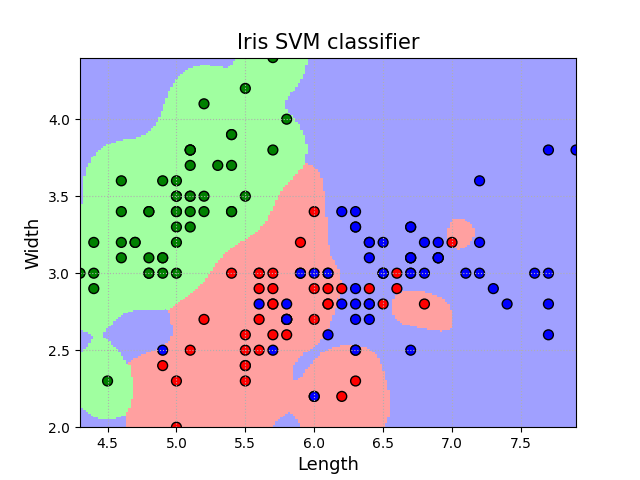

The script that saved this image:
import numpy as np
import matplotlib as mpl
import matplotlib.pyplot as plt
from sklearn import svm
from sklearn import datasets
from sklearn.model_selection import train_test_split

iris = datasets.load_iris()
iris_feature = iris.data
iris_target = iris.target
iris_feature = iris_feature[:, 0:2]
feature_train, feature_test, target_train, target_test = train_test_split(iris_feature, iris_target, train_size=0.8, random_state=1)

# SVM 分类器
clf = svm.SVC(C=0.8, kernel='rbf', gamma=20, decision_function_shape='ovo')
clf.fit(feature_train, target_train.ravel())

x1_min, x1_max = iris_feature[:, 0].min(), iris_feature[:, 0].max()
x2_min, x2_max = iris_feature[:, 1].min(), iris_feature[:, 1].max()
xx, yy = np.mgrid[x1_min:x1_max:200j, x2_min:x2_max:200j]
grid_test = np.stack((xx.flat, yy.flat), axis=1)
grid_hat = clf.predict(grid_test)
grid_hat = grid_hat.reshape(xx.shape)

cm_light = mpl.colors.ListedColormap(['#A0FFA0', '#FFA0A0', '#A0A0FF'])
cm_dark = mpl.colors.ListedColormap(['g', 'r', 'b'])

plt.pcolormesh(xx, yy, grid_hat, shading='auto', cmap=cm_light)
plt.scatter(iris_feature[:, 0], iris_feature[:, 1], c=iris_target, edgecolors='k', s=50, cmap=cm_dark)
plt.scatter(feature_test[:, 0], feature_test[:, 1], s=120, facecolors='none', zorder=10)

plt.xlabel('Length', fontsize=13)
plt.ylabel('Width', fontsize=13)
plt.xlim(x1_min, x1_max)
plt.ylim(x2_min, x2_max)
plt.title('Iris SVM classifier', fontsize=15)
plt.grid(b=True, ls=':')
plt.savefig('svm.png')
plt.show()

print("The scores of train set is %f" % (clf.score(feature_train, target_train)))
print("The scores of test set is %f" % (clf.score(feature_test, target_test)))
